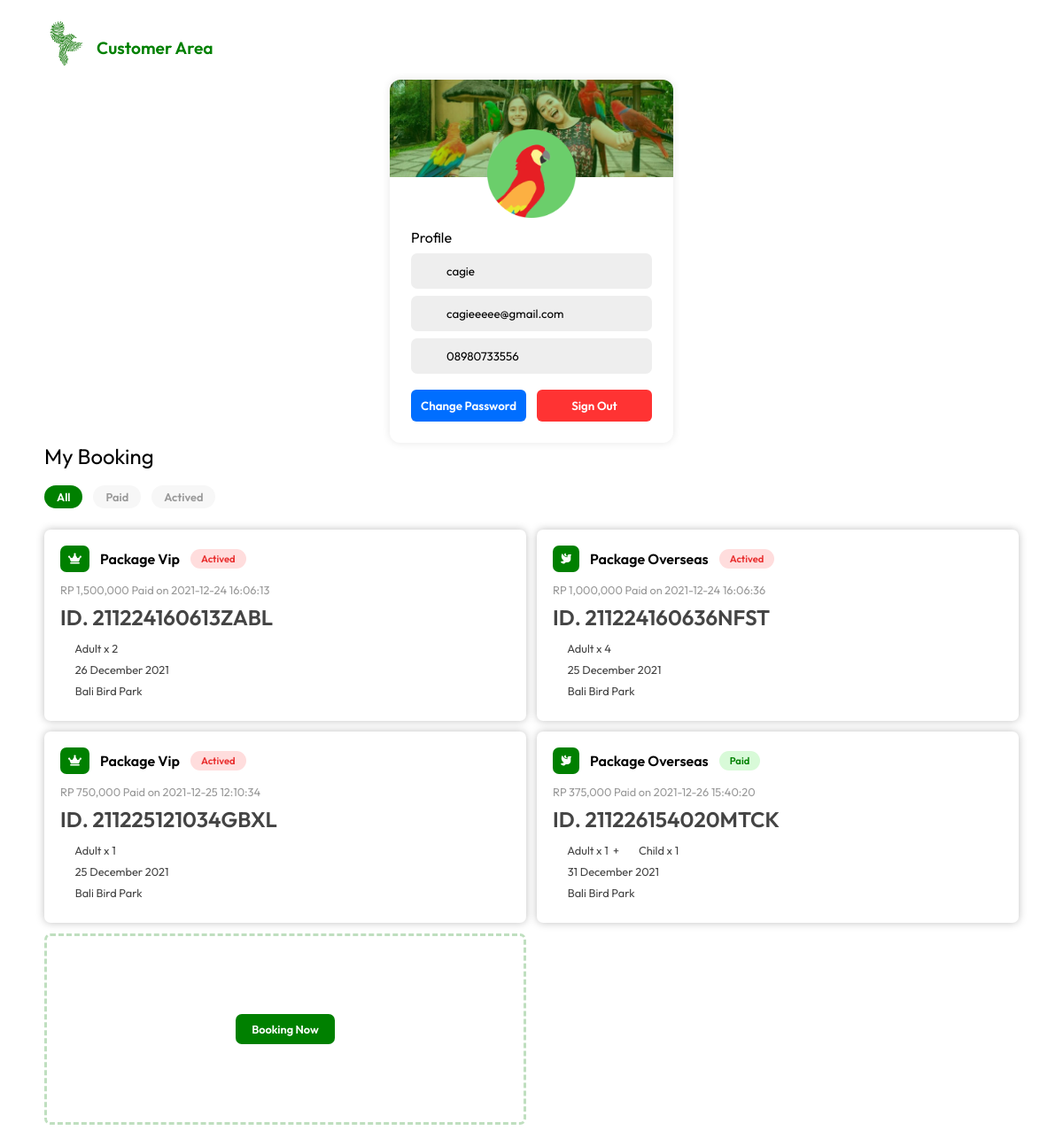
The app's page /customer-area (signed in) with its own data.
### tables this page shows
CREATE TABLE `user` (
  `user_id` varchar(36) NOT NULL,
  `email` varchar(50) NOT NULL,
  `password` varchar(36) NOT NULL,
  `username` varchar(12) NOT NULL,
  `phone` varchar(24) NOT NULL,
  `role` enum('customer','admin') NOT NULL,
  `status` enum('safe','banned') NOT NULL,
  `description` text NOT NULL
);

CREATE TABLE `booking` (
  `booking_id` varchar(36) NOT NULL,
  `package` enum('balinese','indonesian','overseas','vip') NOT NULL,
  `child` int(6) NOT NULL,
  `adult` int(6) NOT NULL,
  `customer_id` varchar(36) NOT NULL,
  `booking_date` date NOT NULL,
  `booking_price` double NOT NULL,
  `payment_method` varchar(12) NOT NULL,
  `payment_date` datetime NOT NULL,
  `booking_status` enum('paid','actived') NOT NULL
);

### config/helper.php (called while the page is built, shortened)
<?php
class Helper{
  public $con;
  function __construct(){
    @$this->con = mysqli_connect("localhost","root","","balibirdpark");
    $this->base_url="http://{$_SERVER['HTTP_HOST']}/";
    $this->img_url="http://{$_SERVER['HTTP_HOST']}/assets/img/";
  }
  public function checkLog()
  {
    if(isset($_SESSION['user_id']) && !empty($_SESSION['user_id']))
      return $this->sc("*","user","user_id='{$_SESSION['user_id']}'") > 0;
    else
      return false;
  }
  public function user()
  {
    $user = $this->checkLog() ? $this->sf("*","user","user_id='{$_SESSION['user_id']}' AND password='{$_SESSION['password']}'") : ["role" => "guest"];
    return $user;
  }
  public function fdate($value)
  {
    $month = [null, "January", "February", "March", "April", "May", "June", "July", "August", "September", "October", "Novermber", "December"];
    $y = explode("-",$value)[0];
    $m = $month[(int)explode("-",$value)[1]];
    $d = explode("-",$value)[2];
    return "{$d} {$m} {$y}";
  }
  public function s($field,$table,$cond="1='1'"){
    $query = mysqli_query($this->con,"SELECT {$field} FROM {$table} WHERE {$cond}");
    return $query;}
  public function sc($field,$table,$cond="1='1'"){
    $query = mysqli_query($this->con,"SELECT {$field} FROM {$table} WHERE {$cond}");
    $result = mysqli_num_rows($query);
    return $result;}
  public function sf($field,$table,$cond="1='1'"){
    $query = mysqli_query($this->con,"SELECT {$field} FROM {$table} WHERE {$cond}");
    $result = mysqli_fetch_assoc($query);
    return $result;}
  public function f($query){
    $result = mysqli_fetch_assoc($query);
    return $result;}
}

### pages/customer-area.php (the view, shortened to what this page needs)
<div class="container">
  <div class="heading">
    <a href="<?= $h->base_url ?>"><img src="<?= "{$h->img_url}logo.png" ?>" alt=""></a>
    <h4>Customer Area</h4>
  </div>
  <div class="box">
    <div class="left">
      <div>
        <img class="background" src="<?= $h->img_url ?>customer-area-bg.jpg" alt="">
        <img class="profile" src="<?= $h->img_url ?>profile.png" alt="">
        <div id="pp-box">
          <div id="profile">
            <h4 class="left-title">Profile</h4>
            <div class="input-group-float">
              <i class="fad fa-user"></i>
              <input type="text" autocomplete="off" value="<?= $h->user()['username'] ?>" placeholder="Username" readonly>
            </div>
            <div class="input-group-float">
              <i class="fad fa-envelope"></i>
              <input type="text" id="profile-email" autocomplete="off" value="<?= $h->user()['email'] ?>" placeholder="Email">
            </div>
            <div class="input-group-float">
              <i class="fad fa-phone"></i>
              <input type="text" id="profile-phone" autocomplete="off" value="<?= $h->user()['phone'] ?>" placeholder="Phone">
            </div>
            <div id="profile-button">
              <div id="set-1">
                <button id="btn-cp">Change Password</button>
                <button id="btn-so">Sign Out</button>
              </div>
            </div>
          </div>
        </div>
      </div>
    </div>
    <div class="right">
      <h4 class="title">My Booking</h4>
      <div class="booking-filter">
        <a href="<?= $h->base_url ?>customer-area/"><div class="filter-items <?= !isset($url[1]) ? "active" : ""?>">All</div></a>
        <a href="<?= $h->base_url ?>customer-area/paid"><div class="filter-items <?= $url[1] == "paid" ? "active" : ""?>">Paid</div></a>
        <a href="<?= $h->base_url ?>customer-area/actived"><div class="filter-items <?= $url[1] == "actived" ? "active" : ""?>">Actived</div></a>
      </div>
      <div class="booking-data">
        <?php
          if(!isset($url[1]))
            $cond = "1='1'";
          else if($url[1] == "paid")
            $cond = "booking_status = 'paid'";
          else if($url[1] == "actived")
            $cond = "booking_status = 'actived'";
          $q = $h->s("*","booking","customer_id='{$h->user()['user_id']}' AND $cond");
          while ($data = $h->f($q)) {
            if ($data['package'] == "balinese") {
              $icon = "feather-alt";
            }else if ($data['package'] == "indonesian") {
              $icon = "crow";
            }else if ($data['package'] == "overseas") {
              $icon = "dove";
            }else if ($data['package'] == "vip") {
              $icon = "crown";
            }
            ?>
              <div class="data-items">
                <div class="data-head">
                  <div class="left">
                    <i class="data-icon fa fa-<?= $icon ?>"></i>
                    <h4 class="data-package">Package <?= $data['package'] ?></h4>
                    <h4 class="data-status <?= $data['booking_status'] ?>"><?= $data['booking_status'] ?></h4>
                  </div>
                  <div class="right">
                    <h4 class="data-paid-date">RP <?= number_format($data['booking_price']) ?> Paid on <?= $data['payment_date'] ?></h4>
                  </div>
                </div>
                <div class="data-body">
                  <h4 class="data-id">ID. <?= $data['booking_id'] ?></h4>
                  <h4 class="data-pax">
                    <?= $data['adult'] > 0 ? '<i class="fad fa-child"></i> Adult x '.$data['adult'] : ""  ?>
                    <?= $data['adult'] > 0 && $data['child'] > 0 ? '&nbsp;+&nbsp;' : ''; ?>
                    <?= $data['child'] > 0 ? '<i class="fad fa-baby"></i> Child x '.$data['child'] : ""  ?>
                  <h4 class="data-date"><i class="fad fa-calendar"></i> <?= $h->fdate($data['booking_date']) ?></h4>
                  <h4 class="data-loc"><i class="fad fa-map-marker-alt"></i> Bali Bird Park</h4>
                </div>
              </div>
            <?php
          }
        ?>
        <div class="data-items-empty">
          <a href="<?= $h->base_url ?>booking"><button>Booking Now</button></a>
        </div>
      </div>
    </div>
  </div>
</div>

### components/head.php (shortened to what this page needs)
<!DOCTYPE html>
<html lang="en">
<head>
  <link rel="stylesheet" href="https://pro.fontawesome.com/releases/v5.10.0/css/all.css"/>
  <link rel="stylesheet" href="https://cdnjs.cloudflare.com/ajax/libs/animate.css/4.1.1/animate.min.css"/>
  <link rel="stylesheet" href="<?= "{$h->base_url}assets/css/style.css" ?>">
      ?><link rel="stylesheet" href="<?= "{$h->base_url}assets/css/admin.css" ?>"><?php
    $list = ["home","booking","customer-area","dashboard"];
    if(in_array($page,$list)){
      ?><link rel="stylesheet" href="<?= "{$h->base_url}assets/css/{$page}.css" ?>"><?php
    }
  ?>
</head>
<body>

### index.php (shortened to what this page needs)
<?php
  include "config/helper.php";
  $h = new Helper();
  $url = explode("/",trim($_SERVER['REQUEST_URI'],"/"));
  $page = $url[0] == "" ? "home" : $url[0];
  $get_data_limit = 0;
  $role = $h->checkLog() ? $h->user()['role'] : "guest";
  $avpg = [];
  switch ($role) {
    case 'customer':
      $avpg = ["home","booking","customer-area"];
      break;
  }
  $get_data_limit_1 = ["dashboard","customer","home","booking"];
  $get_data_limit_2 = ["booking-list","customer-area"];
  if(in_array($page,$get_data_limit_1)){
    $get_data_limit = 1;
  }else if(in_array($page,$get_data_limit_2)){
    $get_data_limit = 2;
  }
  $folder = ["config","components","assets"];
  include "components/head.php";
  if (!file_exists("pages/{$page}.php") || count($url) > $get_data_limit || !in_array($page,$avpg) || in_array($page,$folder)) {
    include "pages/404.php";
  }else{
    include "pages/{$page}.php";
  }
  include "components/foot.php";
?>

### components/foot.php (shortened to what this page needs)
</body>
</html>

### assets/css/style.css (style rules this page uses)
* { scroll-behavior: smooth; -webkit-box-sizing: border-box; box-sizing: border-box; outline: none; }
body { margin: 0 auto; padding: 0; overflow-x: hidden; font-family: "outfit"; background-color: #fff; }
h1, h2, h3, h4, h5, h6 { margin: 0; padding: 0; font-weight: 400; }
input, select, button { font-family: "Outfit"; }

### records on screen
user: username "cagie", email "cagieeeee@gmail.com", phone "08980733556"
booking: package "Vip", booking_status "Actived", booking_price "1,500,000", payment_date "2021-12-24 16:06:13", booking_id "211224160613ZABL", adult "2", booking_date "26 December 2021"
booking: package "Overseas", booking_status "Actived", booking_price "1,000,000", payment_date "2021-12-24 16:06:36", booking_id "211224160636NFST", adult "4", booking_date "25 December 2021"
booking: package "Vip", booking_status "Actived", booking_price "750,000", payment_date "2021-12-25 12:10:34", booking_id "211225121034GBXL", adult "1", booking_date "25 December 2021"
booking: package "Overseas", booking_status "Paid", booking_price "375,000", payment_date "2021-12-26 15:40:20", booking_id "211226154020MTCK", adult "1", child "1", booking_date "31 December 2021"
